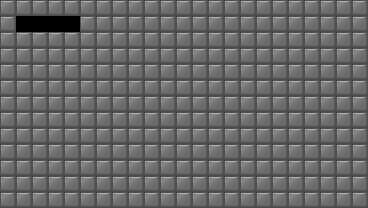

This game map was drawn from its Tiled (.tmx) file and the tilesets committed beside it. A one-line description and the full map source follow:
An orthogonal 23x13 tile map with 16x16 px tiles, 6 tile layers (Wall, Spike, Gravity, Block, ...), 4 tilesets.

<map version="1.2" tiledversion="1.2.3" orientation="orthogonal" renderorder="right-down" width="23" height="13" tilewidth="16" tileheight="16" infinite="0" nextlayerid="12" nextobjectid="1">
 <properties>
  <property name="SpawnX" type="int" value="47" />
  <property name="SpawnY" type="int" value="9" />
  <property name="WinX" type="int" value="10" />
  <property name="WinY" type="int" value="25" />
 </properties>
 <tileset firstgid="1" name="BASIC_II" tilewidth="16" tileheight="16" tilecount="12" columns="6">
  <image source="BASIC_II.png" width="96" height="32" />
 </tileset>
 <tileset firstgid="13" name="BASIC_BG_II" tilewidth="16" tileheight="16" tilecount="12" columns="6">
  <image source="BASIC_BG_II.png" width="96" height="32" />
 </tileset>
 <tileset firstgid="25" name="gravs" tilewidth="16" tileheight="16" tilecount="5" columns="5">
  <image source="gravs.png" width="80" height="16" />
 </tileset>
 <tileset firstgid="30" name="Spike" tilewidth="16" tileheight="16" tilecount="1" columns="1">
  <image source="Spike.png" width="16" height="16" />
 </tileset>
 <layer id="6" name="Wall" width="23" height="13">
  <data encoding="csv">
2,2,2,2,2,2,2,2,2,2,2,2,2,2,2,2,2,2,2,2,2,2,2,
2,0,0,0,0,2,2,2,2,2,2,2,2,2,2,2,2,2,2,2,2,2,2,
2,2,2,2,2,2,2,2,2,2,2,2,2,2,2,2,2,2,2,2,2,2,2,
2,2,2,2,2,2,2,2,2,2,2,2,2,2,2,2,2,2,2,2,2,2,2,
2,2,2,2,2,2,2,2,2,2,2,2,2,2,2,2,2,2,2,2,2,2,2,
2,2,2,2,2,2,2,2,2,2,2,2,2,2,2,2,2,2,2,2,2,2,2,
2,2,2,2,2,2,2,2,2,2,2,2,2,2,2,2,2,2,2,2,2,2,2,
2,2,2,2,2,2,2,2,2,2,2,2,2,2,2,2,2,2,2,2,2,2,2,
2,2,2,2,2,2,2,2,2,2,2,2,2,2,2,2,2,2,2,2,2,2,2,
2,2,2,2,2,2,2,2,2,2,2,2,2,2,2,2,2,2,2,2,2,2,2,
2,2,2,2,2,2,2,2,2,2,2,2,2,2,2,2,2,2,2,2,2,2,2,
2,2,2,2,2,2,2,2,2,2,2,2,2,2,2,2,2,2,2,2,2,2,2,
2,2,2,2,2,2,2,2,2,2,2,2,2,2,2,2,2,2,2,2,2,2,2
</data>
 </layer>
 <layer id="11" name="Spike" width="23" height="13">
  <data encoding="csv">
0,0,0,0,0,0,0,0,0,0,0,0,0,0,0,0,0,0,0,0,0,0,0,
0,0,0,0,0,0,0,0,0,0,0,0,0,0,0,0,0,0,0,0,0,0,0,
0,0,0,0,0,0,0,0,0,0,0,0,0,0,0,0,0,0,0,0,0,0,0,
0,0,0,0,0,0,0,0,0,0,0,0,0,0,0,0,0,0,0,0,0,0,0,
0,0,0,0,0,0,0,0,0,0,0,0,0,0,0,0,0,0,0,0,0,0,0,
0,0,0,0,0,0,0,0,0,0,0,0,0,0,0,0,0,0,0,0,0,0,0,
0,0,0,0,0,0,0,0,0,0,0,0,0,0,0,0,0,0,0,0,0,0,0,
0,0,0,0,0,0,0,0,0,0,0,0,0,0,0,0,0,0,0,0,0,0,0,
0,0,0,0,0,0,0,0,0,0,0,0,0,0,0,0,0,0,0,0,0,0,0,
0,0,0,0,0,0,0,0,0,0,0,0,0,0,0,0,0,0,0,0,0,0,0,
0,0,0,0,0,0,0,0,0,0,0,0,0,0,0,0,0,0,0,0,0,0,0,
0,0,0,0,0,0,0,0,0,0,0,0,0,0,0,0,0,0,0,0,0,0,0,
0,0,0,0,0,0,0,0,0,0,0,0,0,0,0,0,0,0,0,0,0,0,0
</data>
 </layer>
 <layer id="10" name="Gravity" width="23" height="13">
  <data encoding="csv">
0,0,0,0,0,0,0,0,0,0,0,0,0,0,0,0,0,0,0,0,0,0,0,
0,0,0,0,0,0,0,0,0,0,0,0,0,0,0,0,0,0,0,0,0,0,0,
0,0,0,0,0,0,0,0,0,0,0,0,0,0,0,0,0,0,0,0,0,0,0,
0,0,0,0,0,0,0,0,0,0,0,0,0,0,0,0,0,0,0,0,0,0,0,
0,0,0,0,0,0,0,0,0,0,0,0,0,0,0,0,0,0,0,0,0,0,0,
0,0,0,0,0,0,0,0,0,0,0,0,0,0,0,0,0,0,0,0,0,0,0,
0,0,0,0,0,0,0,0,0,0,0,0,0,0,0,0,0,0,0,0,0,0,0,
0,0,0,0,0,0,0,0,0,0,0,0,0,0,0,0,0,0,0,0,0,0,0,
0,0,0,0,0,0,0,0,0,0,0,0,0,0,0,0,0,0,0,0,0,0,0,
0,0,0,0,0,0,0,0,0,0,0,0,0,0,0,0,0,0,0,0,0,0,0,
0,0,0,0,0,0,0,0,0,0,0,0,0,0,0,0,0,0,0,0,0,0,0,
0,0,0,0,0,0,0,0,0,0,0,0,0,0,0,0,0,0,0,0,0,0,0,
0,0,0,0,0,0,0,0,0,0,0,0,0,0,0,0,0,0,0,0,0,0,0
</data>
 </layer>
 <layer id="7" name="Block" width="23" height="13">
  <data encoding="csv">
0,0,0,0,0,0,0,0,0,0,0,0,0,0,0,0,0,0,0,0,0,0,0,
0,0,0,0,0,0,0,0,0,0,0,0,0,0,0,0,0,0,0,0,0,0,0,
0,0,0,0,0,0,0,0,0,0,0,0,0,0,0,0,0,0,0,0,0,0,0,
0,0,0,0,0,0,0,0,0,0,0,0,0,0,0,0,0,0,0,0,0,0,0,
0,0,0,0,0,0,0,0,0,0,0,0,0,0,0,0,0,0,0,0,0,0,0,
0,0,0,0,0,0,0,0,0,0,0,0,0,0,0,0,0,0,0,0,0,0,0,
0,0,0,0,0,0,0,0,0,0,0,0,0,0,0,0,0,0,0,0,0,0,0,
0,0,0,0,0,0,0,0,0,0,0,0,0,0,0,0,0,0,0,0,0,0,0,
0,0,0,0,0,0,0,0,0,0,0,0,0,0,0,0,0,0,0,0,0,0,0,
0,0,0,0,0,0,0,0,0,0,0,0,0,0,0,0,0,0,0,0,0,0,0,
0,0,0,0,0,0,0,0,0,0,0,0,0,0,0,0,0,0,0,0,0,0,0,
0,0,0,0,0,0,0,0,0,0,0,0,0,0,0,0,0,0,0,0,0,0,0,
0,0,0,0,0,0,0,0,0,0,0,0,0,0,0,0,0,0,0,0,0,0,0
</data>
 </layer>
 <layer id="9" name="Target" width="23" height="13">
  <data encoding="csv">
0,0,0,0,0,0,0,0,0,0,0,0,0,0,0,0,0,0,0,0,0,0,0,
0,0,0,0,0,0,0,0,0,0,0,0,0,0,0,0,0,0,0,0,0,0,0,
0,0,0,0,0,0,0,0,0,0,0,0,0,0,0,0,0,0,0,0,0,0,0,
0,0,0,0,0,0,0,0,0,0,0,0,0,0,0,0,0,0,0,0,0,0,0,
0,0,0,0,0,0,0,0,0,0,0,0,0,0,0,0,0,0,0,0,0,0,0,
0,0,0,0,0,0,0,0,0,0,0,0,0,0,0,0,0,0,0,0,0,0,0,
0,0,0,0,0,0,0,0,0,0,0,0,0,0,0,0,0,0,0,0,0,0,0,
0,0,0,0,0,0,0,0,0,0,0,0,0,0,0,0,0,0,0,0,0,0,0,
0,0,0,0,0,0,0,0,0,0,0,0,0,0,0,0,0,0,0,0,0,0,0,
0,0,0,0,0,0,0,0,0,0,0,0,0,0,0,0,0,0,0,0,0,0,0,
0,0,0,0,0,0,0,0,0,0,0,0,0,0,0,0,0,0,0,0,0,0,0,
0,0,0,0,0,0,0,0,0,0,0,0,0,0,0,0,0,0,0,0,0,0,0,
0,0,0,0,0,0,0,0,0,0,0,0,0,0,0,0,0,0,0,0,0,0,0
</data>
 </layer>
 <layer id="8" name="Misc" width="23" height="13">
  <data encoding="csv">
0,0,0,0,0,0,0,0,0,0,0,0,0,0,0,0,0,0,0,0,0,0,0,
0,0,0,0,0,0,0,0,0,0,0,0,0,0,0,0,0,0,0,0,0,0,0,
0,0,0,0,0,0,0,0,0,0,0,0,0,0,0,0,0,0,0,0,0,0,0,
0,0,0,0,0,0,0,0,0,0,0,0,0,0,0,0,0,0,0,0,0,0,0,
0,0,0,0,0,0,0,0,0,0,0,0,0,0,0,0,0,0,0,0,0,0,0,
0,0,0,0,0,0,0,0,0,0,0,0,0,0,0,0,0,0,0,0,0,0,0,
0,0,0,0,0,0,0,0,0,0,0,0,0,0,0,0,0,0,0,0,0,0,0,
0,0,0,0,0,0,0,0,0,0,0,0,0,0,0,0,0,0,0,0,0,0,0,
0,0,0,0,0,0,0,0,0,0,0,0,0,0,0,0,0,0,0,0,0,0,0,
0,0,0,0,0,0,0,0,0,0,0,0,0,0,0,0,0,0,0,0,0,0,0,
0,0,0,0,0,0,0,0,0,0,0,0,0,0,0,0,0,0,0,0,0,0,0,
0,0,0,0,0,0,0,0,0,0,0,0,0,0,0,0,0,0,0,0,0,0,0,
0,0,0,0,0,0,0,0,0,0,0,0,0,0,0,0,0,0,0,0,0,0,0
</data>
 </layer>
</map>
